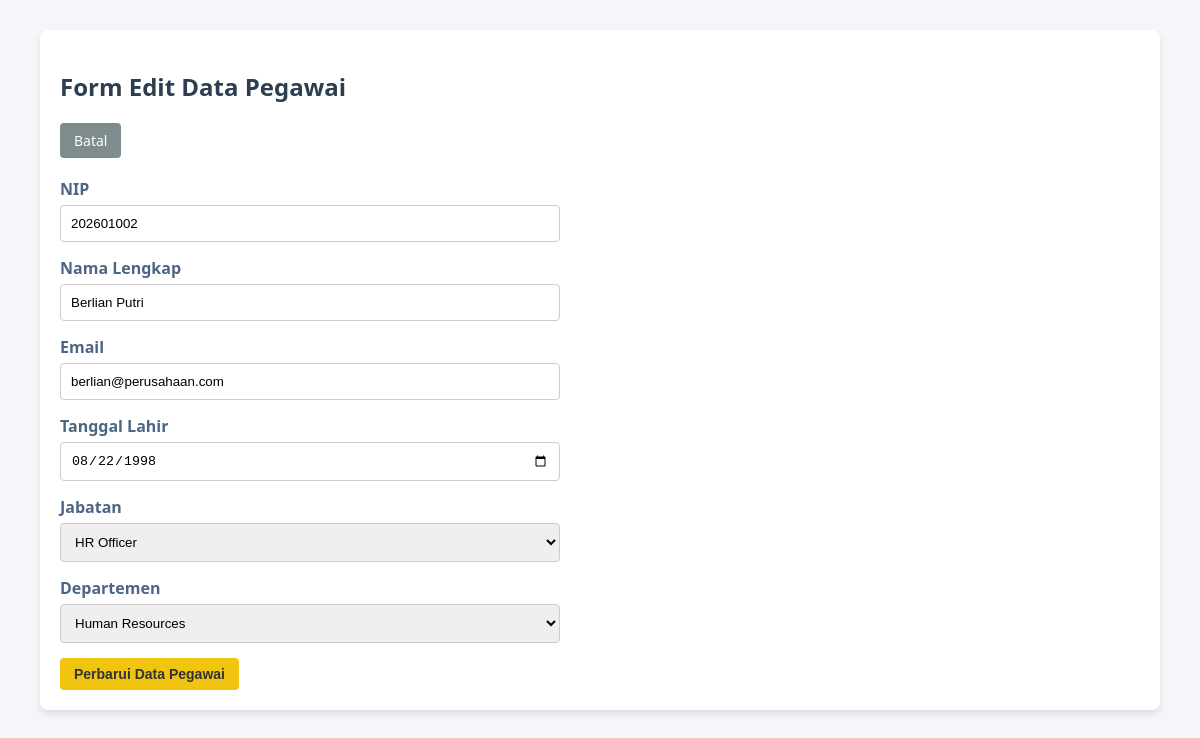
/app/edit.php?id=2, run on the app's committed database.
### tables this page shows
CREATE TABLE pegawai (
  id_pegawai int(11) NOT NULL,
  nip varchar(20) NOT NULL,
  nama varchar(150) NOT NULL,
  email varchar(100) NOT NULL,
  tanggal_lahir date NOT NULL,
  id_jabatan int(11) DEFAULT NULL,
  id_departemen int(11) DEFAULT NULL
);

### app/edit.php (the view, shortened to what this page needs)
<?php
include 'koneksi.php';
$id = $_GET['id'] ?? null;
$pegawai_query = mysqli_query($conn, "SELECT * FROM pegawai WHERE id_pegawai = '$id'");
$p_data = mysqli_fetch_assoc($pegawai_query);
$jabatan_opt = mysqli_query($conn, "SELECT * FROM jabatan");
$dept_opt = mysqli_query($conn, "SELECT * FROM departemen");
?>
<!DOCTYPE html>
<html lang="id">
<head>
    <link rel="stylesheet" href="assets/css/style.css">
</head>
<body>
    <div class="container">
        <h2>Form Edit Data Pegawai</h2>
        <div class="nav">
            <a href="index.php" class="btn btn-back">Batal</a>
        </div>
        <form action="update.php" method="POST">
            <div class="form-group">
                <label>NIP</label>
                <input type="text" name="nip" value="<?php echo htmlspecialchars($p_data['nip']); ?>" required>
            </div>
            <div class="form-group">
                <label>Nama Lengkap</label>
                <input type="text" name="nama" value="<?php echo htmlspecialchars($p_data['nama']); ?>" required>
            </div>
            <div class="form-group">
                <label>Email</label>
                <input type="email" name="email" value="<?php echo htmlspecialchars($p_data['email']); ?>" required>
            </div>
            <div class="form-group">
                <label>Tanggal Lahir</label>
                <input type="date" name="tanggal_lahir" value="<?php echo $p_data['tanggal_lahir']; ?>" required>
            </div>
            <div class="form-group">
                <label>Jabatan</label>
                <select name="id_jabatan" required>
                    <?php while($j = mysqli_fetch_assoc($jabatan_opt)) {
                        $selected = ($j['id_jabatan'] == $p_data['id_jabatan']) ? 'selected' : '';
                        echo "<option value='".$j['id_jabatan']."' $selected>".$j['nama_jabatan']."</option>";
                    } ?>
                </select>
            </div>
            <div class="form-group">
                <label>Departemen</label>
                <select name="id_departemen" required>
                    <?php while($d = mysqli_fetch_assoc($dept_opt)) {
                        $selected = ($d['id_departemen'] == $p_data['id_departemen']) ? 'selected' : '';
                        echo "<option value='".$d['id_departemen']."' $selected>".$d['nama_departemen']."</option>";
                    } ?>
                </select>
            </div>
            <button type="submit" class="btn btn-edit">Perbarui Data Pegawai</button>
        </form>
    </div>
</body>
</html>

### app/assets/style.css (style rules this page uses)
body { font-family: 'Segoe UI', Tahoma, Geneva, Verdana, sans-serif; margin: 0; padding: 0; background-color: #f4f6f9; color: #333; }
.container { width: 90%; max-width: 1200px; margin: 30px auto; background: #fff; padding: 20px; box-shadow: 0 4px 6px rgba(0,0,0,0.1); border-radius: 8px; }
h2 { color: #2c3e50; margin-bottom: 20px; }
.nav { margin-bottom: 20px; }
.btn { padding: 8px 14px; text-decoration: none; border-radius: 4px; color: white; font-size: 14px; display: inline-block; border: none; cursor: pointer; }
.btn-edit { background-color: #f1c40f; color: #333; font-weight: bold; }
.btn-back { background-color: #7f8c8d; }
.form-group { margin-bottom: 15px; max-width: 500px; }
label { display: block; margin-bottom: 5px; font-weight: bold; color: #4b6584; }
input[type="text"], input[type="email"], input[type="date"], select { width: 100%; padding: 10px; border: 1px solid #ccc; border-radius: 4px; box-sizing: border-box; }

### data on the page
pegawai: nip "202601002", nama "Berlian Putri", email "berlian@perusahaan.com", tanggal_lahir "08/22/1998"

### other printed values
form field id_jabatan "HR Officer"
form field id_departemen "Human Resources"
